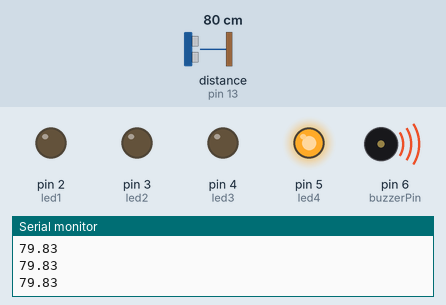
Simulated run of this sketch. Board: Arduino Uno, built with avr-gcc and run on an emulated ATmega328P. Shown: output pins drawn as LEDs (lit = HIGH), buzzer (waves = sounding), the last lines printed to the serial monitor. Wiring (inferred from the names in the program): ultrasonic range finder: trigger pin 12; echo pin 13. The test bench sets the inputs (shaded band); at power-on: distance to the obstacle (sensor on pin 13) 80 cm. The echo pulse lasts 58.3 µs per cm; pins used as bus, display or sensor lines are not drawn.

Above: at 1.2 s.
1.3 s: distance to the obstacle (sensor on pin 13) set to 54 cm
2.8 s: distance to the obstacle (sensor on pin 13) set to 45 cm
At 3.3 s:
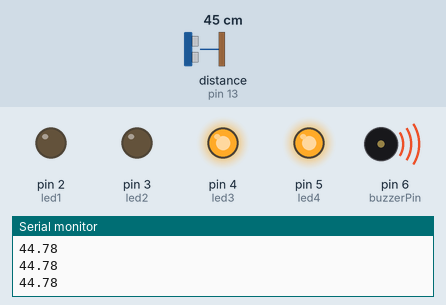
4.3 s: distance to the obstacle (sensor on pin 13) set to 2 cm
At 5.5 s:
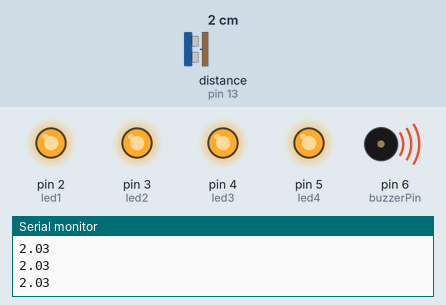
5.8 s: distance to the obstacle (sensor on pin 13) set to 8 cm
7.3 s: distance to the obstacle (sensor on pin 13) set to 11 cm
At 7.9 s:
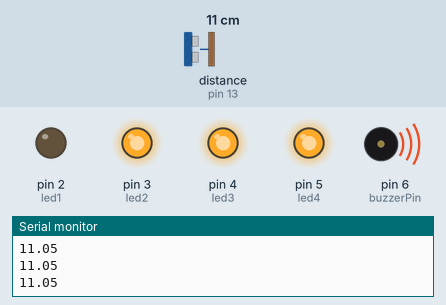
8.8 s: distance to the obstacle (sensor on pin 13) set to 4 cm
At 10.2 s:
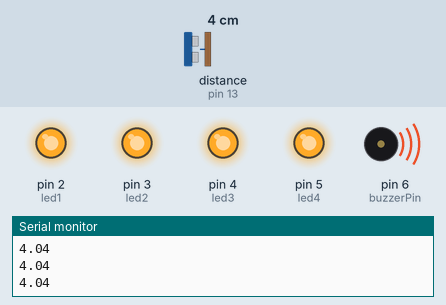
Timing chart, 0 to 11.3 s (numbered marks = the images above; inputs shaded):
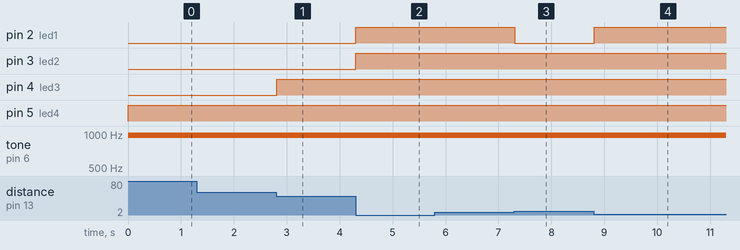

The sketch:

ParkSensor.ino
```cpp
int triggerPin=12;
int echoPin=13;
int led1=2;
int led2=3;
int led3=4;
int led4=5;
int buzzerPin=6;
float totalSure;
float mesafe;


void setup() {
  Serial.begin(9600);
  pinMode(led1,OUTPUT);
  pinMode(led2,OUTPUT);
  pinMode(led3,OUTPUT);
  pinMode(led4,OUTPUT);
  pinMode(buzzerPin,OUTPUT);
  pinMode(triggerPin,OUTPUT);
  pinMode(echoPin,INPUT);

}

void loop() {
  digitalWrite(triggerPin,HIGH);
  delayMicroseconds(1000);
  digitalWrite(triggerPin,LOW);
  totalSure=pulseIn(echoPin,HIGH);
  mesafe=(totalSure/2.0)/(29.1);
  Serial.println(mesafe);
  if(mesafe<=10){
    digitalWrite(led1,HIGH);
    digitalWrite(led2,HIGH);
    digitalWrite(led3,HIGH);
    digitalWrite(led4,HIGH);
    analogWrite(buzzerPin,5*mesafe);
    }

   else if(mesafe<=25&&mesafe>10){
    digitalWrite(led1,LOW);
    digitalWrite(led2,HIGH);
    digitalWrite(led3,HIGH);
    digitalWrite(led4,HIGH);
    analogWrite(buzzerPin,3*mesafe);
    }

    else if(mesafe<=50&&mesafe>25){
    digitalWrite(led1,LOW);
    digitalWrite(led2,LOW);
    digitalWrite(led3,HIGH);
    digitalWrite(led4,HIGH);
    analogWrite(buzzerPin,mesafe);
    }
    else {
    digitalWrite(led1,LOW);
    digitalWrite(led2,LOW);
    digitalWrite(led3,LOW);
    digitalWrite(led4,HIGH);
    analogWrite(buzzerPin,mesafe);
    }

}
```

Measured:
- the behaviour switches between 51 and 50 cm on distance to the obstacle (sensor on pin 13) (found by bisection; images 0 and 1)
- the behaviour switches between 9 and 10 cm on distance to the obstacle (sensor on pin 13) (found by bisection; images 2 and 3)
- after the input at 2.8 s, pin 4 (led3): LOW → HIGH at once
- after the input at 4.3 s, pin 2 (led1), pin 3 (led2): LOW → HIGH at once
- after the input at 7.3 s, pin 2 (led1): HIGH → LOW at once
- after the input at 8.8 s, pin 2 (led1): LOW → HIGH at once
